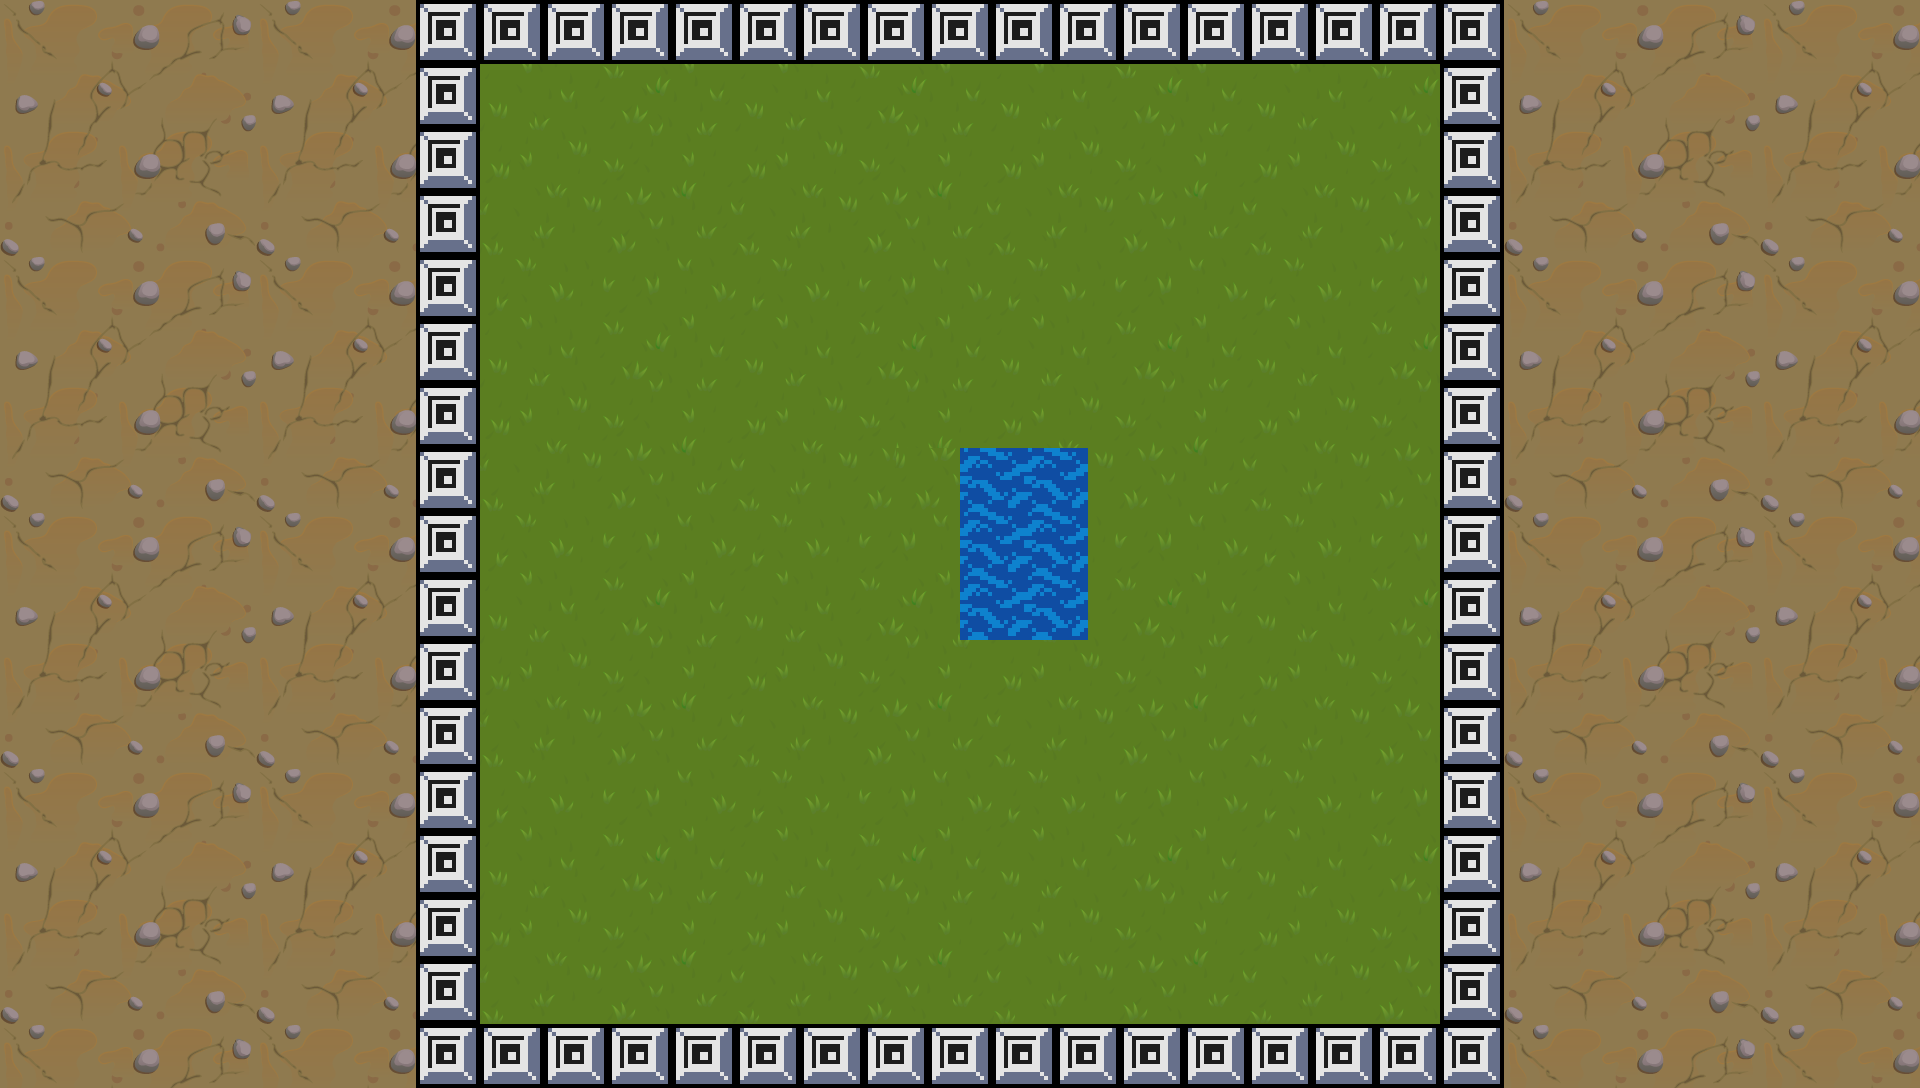

The image is a tile-based game level rendered from a .tmx file. Its description and source (layers, tilesets, objects; grid data summarised) follow:
An orthogonal 120x68 tile map with 16x16 px tiles, 4 tile layers (ground, firstCouche, scdCouche, animation), 7 tilesets and 20 objects (7x crackStone, 4x wall, 3x enemy, tank, water).

<map version="1.5" tiledversion="1.7.2" orientation="orthogonal" renderorder="right-down" width="120" height="68" tilewidth="16" tileheight="16" infinite="0" nextlayerid="11" nextobjectid="1574">
 <editorsettings>
  <export target="../11.lua" format="lua" />
 </editorsettings>
 <tileset firstgid="1" name="Ground_Tile_01_B" tilewidth="16" tileheight="16" tilecount="256" columns="16">
  <image source="../../assets/tiles/Tiles/Ground_Tile_01_B.png" width="256" height="256" />
 </tileset>
 <tileset firstgid="257" name="Ground_Tile_01_C" tilewidth="16" tileheight="16" tilecount="256" columns="16">
  <image source="../../assets/tiles/Tiles/Ground_Tile_01_C.png" width="256" height="256" />
 </tileset>
 <tileset firstgid="513" name="Ground_Tile_02_A" tilewidth="16" tileheight="16" tilecount="256" columns="16">
  <image source="../../assets/tiles/Tiles/Ground_Tile_02_A.png" width="256" height="256" />
 </tileset>
 <tileset firstgid="769" name="Ground_Tile_02_B" tilewidth="16" tileheight="16" tilecount="256" columns="16">
  <image source="../../assets/tiles/Tiles/Ground_Tile_02_B.png" width="256" height="256" />
 </tileset>
 <tileset firstgid="1025" name="Ground_Tile_02_C" tilewidth="16" tileheight="16" tilecount="256" columns="16">
  <image source="../../assets/tiles/Tiles/Ground_Tile_02_C.png" width="256" height="256" />
 </tileset>
 <tileset firstgid="1281" name="Ground_Tile_01_A" tilewidth="16" tileheight="16" tilecount="256" columns="16">
  <image source="../../assets/tiles/Tiles/Ground_Tile_01_A.png" width="256" height="256" />
 </tileset>
 <tileset firstgid="1537" name="Tank Town V2" tilewidth="16" tileheight="16" tilecount="1920" columns="40">
  <image source="../../assets/tiles/Tank Town V2.png" width="640" height="768" />
 </tileset>
 <layer id="1" name="ground" width="120" height="68">
  <data>[8160 cells, 8160 non-empty, 544 distinct tile ids]</data>
 </layer>
 <layer id="9" name="firstCouche" width="120" height="68">
  <data>[8160 cells, 0 non-empty, 0 distinct tile ids]</data>
 </layer>
 <layer id="3" name="scdCouche" width="120" height="68">
  <data>[8160 cells, 0 non-empty, 0 distinct tile ids]</data>
 </layer>
 <objectgroup color="#840c8f" id="8" name="entity">
  <object id="1186" name="Wall" type="wall" x="-464" y="64" width="944" height="960" />
  <object id="1187" name="Wall" type="wall" x="1440" y="64" width="960" height="960" />
  <object id="1188" name="Wall" type="wall" x="-464" y="-144" width="2864" height="208" />
  <object id="1189" name="Wall" type="wall" x="-464" y="1024" width="2864" height="208" />
  <object id="1508" name="Tank" type="tank" x="576" y="544">
   <properties>
    <property name="direction" value="right" />
   </properties>
   <point />
  </object>
  <object id="1555" name="Enemy" type="enemy" x="960" y="864">
   <properties>
    <property name="allowMove" type="bool" value="false" />
    <property name="lvl" type="int" value="3" />
   </properties>
   <point />
  </object>
  <object id="1563" name="Enemy" type="enemy" x="960" y="224">
   <properties>
    <property name="allowMove" type="bool" value="false" />
    <property name="lvl" type="int" value="3" />
   </properties>
   <point />
  </object>
  <object id="1564" name="Enemy" type="enemy" x="1232" y="544">
   <properties>
    <property name="allowMove" type="bool" value="true" />
    <property name="lvl" type="int" value="3" />
   </properties>
   <point />
  </object>
  <object id="1566" name="CrackStone" type="crackStone" x="576" y="368" width="64" height="64" />
  <object id="1567" name="CrackStone" type="crackStone" x="640" y="368" width="64" height="64" />
  <object id="1568" name="CrackStone" type="crackStone" x="640" y="432" width="64" height="64" />
  <object id="1569" name="CrackStone" type="crackStone" x="640" y="496" width="64" height="64" />
  <object id="1570" name="CrackStone" type="crackStone" x="640" y="560" width="64" height="64" />
  <object id="1571" name="CrackStone" type="crackStone" x="640" y="624" width="64" height="64" />
  <object id="1572" name="CrackStone" type="crackStone" x="576" y="624" width="64" height="64" />
  <object id="1573" name="Water" type="water" x="960" y="448" width="128" height="192" />
 </objectgroup>
 <objectgroup color="#ff0000" id="5" name="solid">
  <properties>
   <property name="collidable" type="bool" value="true" />
  </properties>
  <object id="1171" x="416" y="0" width="1024" height="64" />
  <object id="1172" x="1440" y="0" width="64" height="1024" />
  <object id="1173" x="480" y="1024" width="1024" height="64" />
  <object id="1174" x="416" y="64" width="64" height="1024" />
 </objectgroup>
 <layer id="10" name="animation" width="120" height="68">
  <data>[8160 cells, 0 non-empty, 0 distinct tile ids]</data>
 </layer>
</map>
